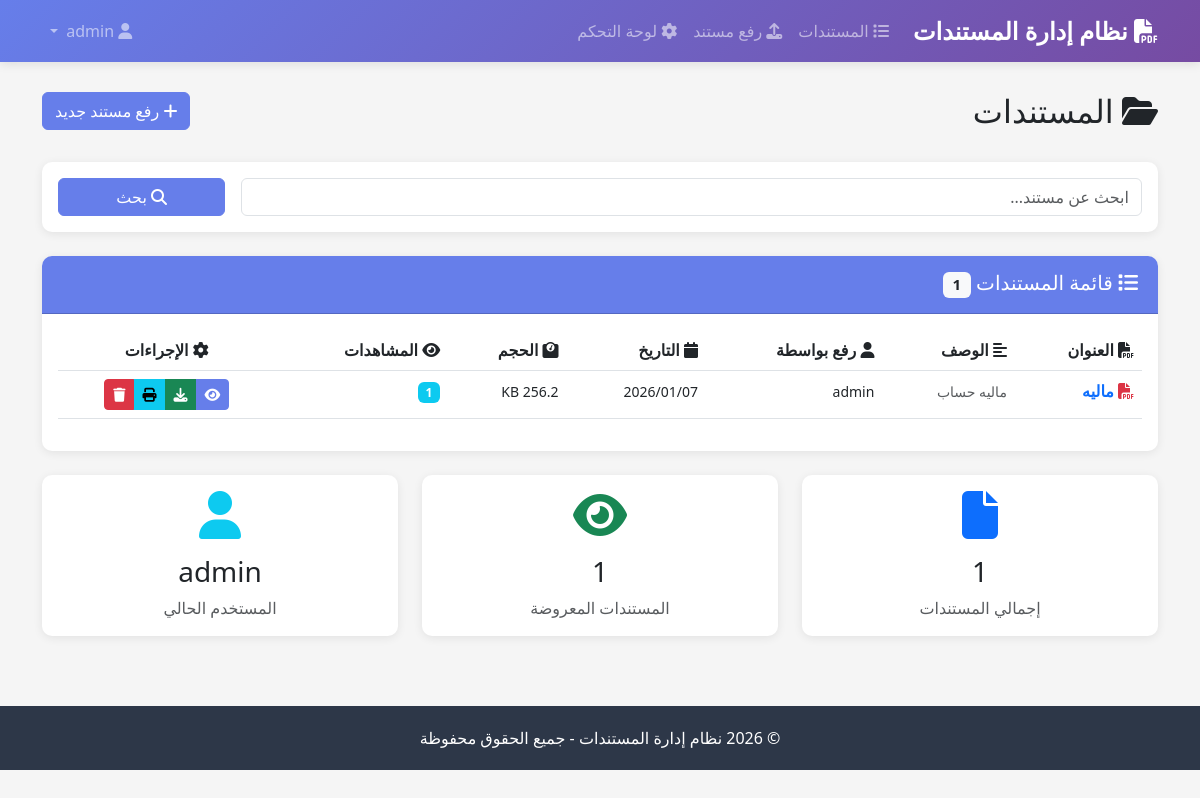
/documents/ (signed in), run on an earlier commit of the app's database.
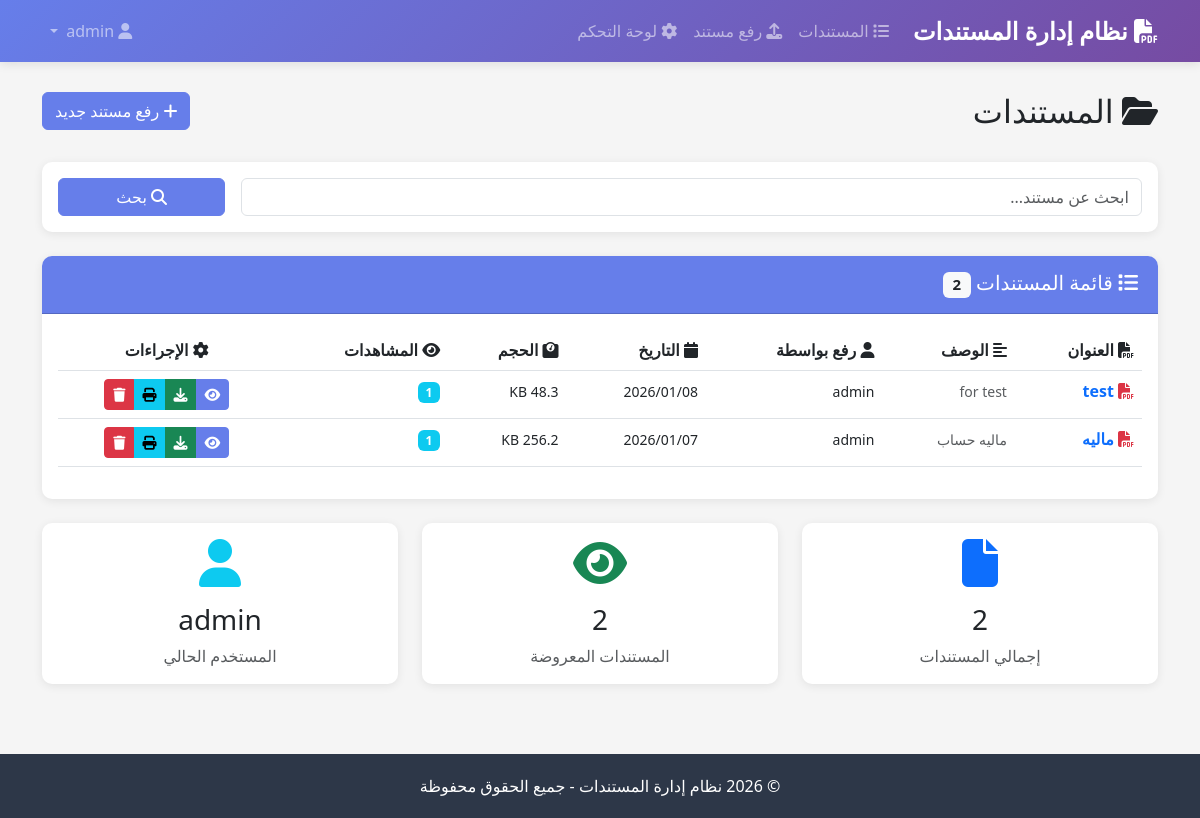
And on a later commit of the database.
### documents/models.py (models this page shows, shortened)
class Document(models.Model):
    title = models.CharField('العنوان', max_length=200)
    description = models.TextField('الوصف', blank=True)
    file = models.FileField(
        'الملف',
        upload_to=document_upload_path,
        validators=[FileExtensionValidator(allowed_extensions=['pdf', 'jpg', 'jpeg', 'png', 'gif'])],
        help_text='ملفات PDF أو صور (JPG, PNG, GIF) - أقصى حجم 10MB'
    )
    uploaded_by = models.ForeignKey(
        User,
        on_delete=models.SET_NULL,
        null=True,
        related_name='uploaded_documents',
        verbose_name='رفع بواسطة'
    )
    uploaded_at = models.DateTimeField('تاريخ الرفع', auto_now_add=True)
    updated_at = models.DateTimeField('آخر تحديث', auto_now=True)
    file_size = models.IntegerField('حجم الملف (بايت)', default=0)
    pages_count = models.IntegerField('عدد الصفحات', default=0, blank=True)
    views_count = models.IntegerField('عدد المشاهدات', default=0)
    downloads_count = models.IntegerField('عدد التحميلات', default=0)
    class Meta:
        verbose_name = 'مستند'
        verbose_name_plural = 'المستندات'
        ordering = ['-uploaded_at']
        permissions = [
            ('print_document', 'يمكنه طباعة المستندات'),
        ]
    def get_file_size_display(self):
        size = self.file_size
        for unit in ['B', 'KB', 'MB', 'GB']:
            if size < 1024.0:
                return f"{size:.1f} {unit}"
            size /= 1024.0
        return f"{size:.1f} TB"

### documents/views.py (the view)
# urls.py: path('', views.document_list, name='list'),
@login_required
def document_list(request):
    search_query = request.GET.get('search', '')
    documents = Document.objects.all()
    if search_query:
        documents = documents.filter(
            Q(title__icontains=search_query) |
            Q(description__icontains=search_query)
        )
    context = {
        'documents': documents,
        'search_query': search_query,
        'can_upload': request.user.has_perm('documents.add_document'),
        'can_delete': request.user.has_perm('documents.delete_document'),
        'can_print': request.user.has_perm('documents.print_document'),
    }
    return render(request, 'documents/list.html', context)

### templates/documents/list.html (shortened to what this page needs)
{% extends 'base.html' %}
{% block content %}
<div class="row mb-4">
    <div class="col-md-8">
        <h2><i class="fas fa-folder-open"></i> المستندات</h2>
    </div>
    <div class="col-md-4 text-end">
        {% if can_upload %}
        <a href="{% url 'documents:upload' %}" class="btn btn-primary">
            <i class="fas fa-plus"></i> رفع مستند جديد
        </a>
        {% endif %}
    </div>
</div>
<div class="card mb-4">
    <div class="card-body">
        <form method="get" class="row g-3">
            <div class="col-md-10">
                <input type="text" name="search" class="form-control"
                       placeholder="ابحث عن مستند..."
                       value="{{ search_query }}">
            </div>
            <div class="col-md-2">
                <button type="submit" class="btn btn-primary w-100">
                    <i class="fas fa-search"></i> بحث
                </button>
            </div>
        </form>
    </div>
</div>
<div class="card">
    <div class="card-header">
        <h5 class="mb-0">
            <i class="fas fa-list"></i> قائمة المستندات
            <span class="badge bg-light text-dark">{{ documents.count }}</span>
        </h5>
    </div>
    <div class="card-body">
        {% if documents %}
        <div class="table-responsive">
            <table class="table table-hover">
                <thead>
                    <tr>
                        <th><i class="fas fa-file-pdf"></i> العنوان</th>
                        <th><i class="fas fa-align-left"></i> الوصف</th>
                        <th><i class="fas fa-user"></i> رفع بواسطة</th>
                        <th><i class="fas fa-calendar"></i> التاريخ</th>
                        <th><i class="fas fa-weight"></i> الحجم</th>
                        <th><i class="fas fa-eye"></i> المشاهدات</th>
                        <th class="text-center"><i class="fas fa-cog"></i> الإجراءات</th>
                    </tr>
                </thead>
                <tbody>
                    {% for doc in documents %}
                    <tr>
                        <td>
                            <a href="{% url 'documents:view' doc.pk %}" class="text-decoration-none">
                                <i class="fas fa-file-pdf text-danger"></i>
                                <strong>{{ doc.title }}</strong>
                            </a>
                        </td>
                        <td>
                            <small class="text-muted">
                                {{ doc.description|truncatewords:10|default:"لا يوجد وصف" }}
                            </small>
                        </td>
                        <td>
                            <small>{{ doc.uploaded_by.get_full_name|default:doc.uploaded_by.username }}</small>
                        </td>
                        <td>
                            <small>{{ doc.uploaded_at|date:"Y/m/d" }}</small>
                        </td>
                        <td>
                            <small>{{ doc.get_file_size_display }}</small>
                        </td>
                        <td>
                            <span class="badge bg-info">{{ doc.views_count }}</span>
                        </td>
                        <td class="text-center">
                            <div class="btn-group" role="group">
                                <a href="{% url 'documents:view' doc.pk %}"
                                   class="btn btn-sm btn-primary"
                                   title="عرض">
                                    <i class="fas fa-eye"></i>
                                </a>
                                <a href="{% url 'documents:download' doc.pk %}"
                                   class="btn btn-sm btn-success"
                                   title="تحميل">
                                    <i class="fas fa-download"></i>
                                </a>
                                {% if can_print %}
                                <a href="{% url 'documents:print' doc.pk %}"
                                   class="btn btn-sm btn-info"
                                   target="_blank"
                                   title="طباعة">
                                    <i class="fas fa-print"></i>
                                </a>
                                {% endif %}
                                {% if can_delete %}
                                <a href="{% url 'documents:delete' doc.pk %}"
                                   class="btn btn-sm btn-danger"
                                   title="حذف">
                                    <i class="fas fa-trash"></i>
                                </a>
                                {% endif %}
                            </div>
                        </td>
                    </tr>
                    {% endfor %}
                </tbody>
            </table>
        </div>
        {% endif %}
    </div>
</div>
<div class="row mt-4">
    <div class="col-md-4">
        <div class="card text-center">
            <div class="card-body">
                <i class="fas fa-file fa-3x text-primary mb-3"></i>
                <h3>{{ documents.count }}</h3>
                <p class="text-muted mb-0">إجمالي المستندات</p>
            </div>
        </div>
    </div>
    <div class="col-md-4">
        <div class="card text-center">
            <div class="card-body">
                <i class="fas fa-eye fa-3x text-success mb-3"></i>
                <h3>{{ documents|length }}</h3>
                <p class="text-muted mb-0">المستندات المعروضة</p>
            </div>
        </div>
    </div>
    <div class="col-md-4">
        <div class="card text-center">
            <div class="card-body">
                <i class="fas fa-user fa-3x text-info mb-3"></i>
                <h3>{{ user.get_full_name|default:user.username }}</h3>
                <p class="text-muted mb-0">المستخدم الحالي</p>
            </div>
        </div>
    </div>
</div>
{% endblock %}

### templates/base.html (shortened to what this page needs)
<!DOCTYPE html>
<html lang="ar" dir="rtl">
<head>
    <link href="https://cdn.jsdelivr.net/npm/bootstrap@5.3.0/dist/css/bootstrap.rtl.min.css" rel="stylesheet">
    <link rel="stylesheet" href="https://cdnjs.cloudflare.com/ajax/libs/font-awesome/6.4.0/css/all.min.css">
</head>
<body>
    {% if user.is_authenticated %}
    <nav class="navbar navbar-expand-lg navbar-dark">
        <div class="container">
            <a class="navbar-brand" href="{% url 'documents:list' %}">
                <i class="fas fa-file-pdf"></i> نظام إدارة المستندات
            </a>
            <div class="collapse navbar-collapse" id="navbarNav">
                <ul class="navbar-nav me-auto">
                    <li class="nav-item">
                        <a class="nav-link" href="{% url 'documents:list' %}">
                            <i class="fas fa-list"></i> المستندات
                        </a>
                    </li>
                    {% if perms.documents.add_document %}
                    <li class="nav-item">
                        <a class="nav-link" href="{% url 'documents:upload' %}">
                            <i class="fas fa-upload"></i> رفع مستند
                        </a>
                    </li>
                    {% endif %}
                    {% if user.is_staff %}
                    <li class="nav-item">
                        <a class="nav-link" href="/admin/" target="_blank">
                            <i class="fas fa-cog"></i> لوحة التحكم
                        </a>
                    </li>
                    {% endif %}
                </ul>
                <ul class="navbar-nav">
                    <li class="nav-item dropdown">
                        <a class="nav-link dropdown-toggle" href="#" id="userDropdown" role="button" data-bs-toggle="dropdown">
                            <i class="fas fa-user"></i> {{ user.get_full_name|default:user.username }}
                        </a>
                    </li>
                </ul>
            </div>
        </div>
    </nav>
    {% endif %}
    <div class="container main-content">
        {% block content %}{% endblock %}
    </div>
    <footer class="footer text-center">
        <div class="container">
            <p class="mb-0">&copy; 2026 نظام إدارة المستندات - جميع الحقوق محفوظة</p>
        </div>
    </footer>
</body>
</html>

### templates/base.html (style rules this page uses)
body { font-family: 'Segoe UI', Tahoma, Geneva, Verdana, sans-serif; background-color: #f5f5f5; }
.navbar { background: linear-gradient(135deg, #667eea 0%, #764ba2 100%); box-shadow: 0 2px 10px rgba(0,0,0,0.1); }
.navbar-brand { font-weight: bold; font-size: 1.5rem; }
.main-content { margin-top: 30px; margin-bottom: 30px; }
.card { border: none; border-radius: 10px; box-shadow: 0 2px 10px rgba(0,0,0,0.08); margin-bottom: 20px; }
.card-header { background-color: #667eea; color: white; border-radius: 10px 10px 0 0 !important; padding: 15px 20px; }
.btn-primary { background-color: #667eea; border-color: #667eea; }
.table { background-color: white; }
.footer { background-color: #2d3748; color: white; padding: 20px 0; margin-top: 50px; }

What changed in the data, as far as the page shows it:
added Document: title "test", description "for test", uploaded_by.get_full_name "admin", uploaded_at "2026/01/08", file_size "48.3 KB", views_count "1"
Also different on the page:
{{ documents.count }}: "1" → "2"
{{ documents|length }}: "1" → "2"
